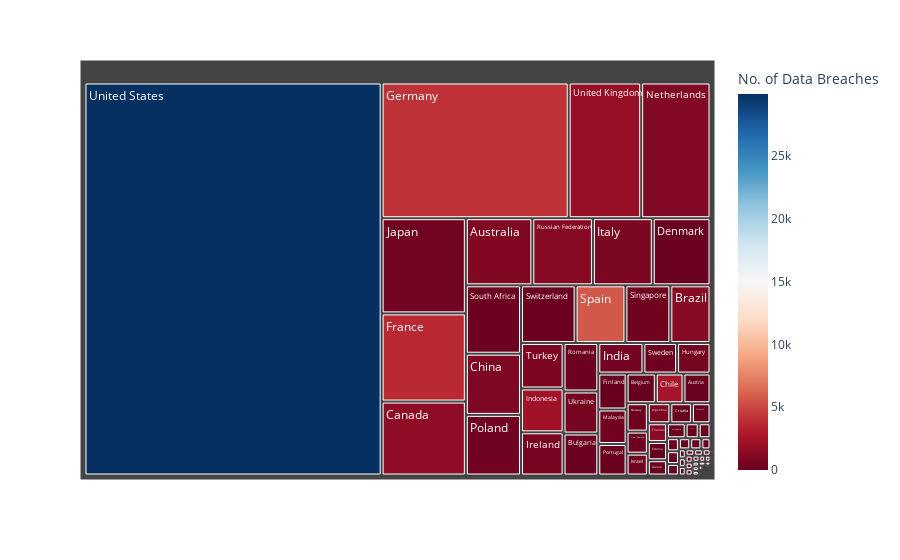

Here is the notebook cell this chart was saved with:
### Code cell
fig = px.treemap(server_data_breach, path=['Country'], values='No.of Secure Servers',
                  color='No. of Data Breaches', hover_data=['Country'],
                  color_continuous_scale='RdBu',
                  )
fig.show()

### Figure 1 — Plotly figure (JSON) as saved in the notebook; plotly's stock layout.template omitted (floating-point values rounded to 4 significant figures; data arrays with more than 128 entries replaced by an {"elided": "..."} marker saying what was removed)
{"data": [{"branchvalues": "total", "customdata": {"elided": "102x2 mixed values"}, "domain": {"x": [0, 1], "y": [0, 1]}, "hovertemplate": "Country=%{customdata[0]}<br>No. of Data Breaches=%{color}<br>labels=%{label}<br>No.of Secure Servers=%{value}<br>parent=%{parent}<br>id=%{id}<extra></extra>", "ids": ["Algeria", "Argentina", "Armenia", "Australia", "Austria", "Bangladesh", "Belarus", "Belgium", "Bhutan", "Bolivia", "Bosnia and Herzegovina", "Botswana", "Brazil", "Brunei Darussalam", "Bulgaria", "Burkina Faso", "Cameroon", "Canada", "Chile", "China", "Costa Rica", "Croatia", "Cyprus", "Denmark", "Ecuador", "El Salvador", "Estonia", "Ethiopia", "Finland", "France", "Georgia", "Germany", "Ghana", "Greece", "Honduras", "Hungary", "Iceland", "India", "Indonesia", "Iraq", "Ireland", "Israel", "Italy", "Jamaica", "Japan", "Jordan", "Kazakhstan", "Kenya", "Kuwait", "Latvia", "Lithuania", "Madagascar", "Malawi", "Malaysia", "Maldives", "Mali", "Mauritius", "Mexico", "Moldova", "Mongolia", "Morocco", "Nepal", "Netherlands", "New Zealand", "Nicaragua", "Niger", "Nigeria", "Norway", "Oman", "Pakistan", "Panama", "Paraguay", "Peru", "Philippines", "Poland", "Portugal", "Puerto Rico", "Romania", "Russian Federation", "Rwanda", "Samoa", "Senegal", "Singapore", "Slovenia", "South Africa", "Spain", "Sri Lanka", "Sudan", "Sweden", "Switzerland", "Tajikistan", "Tanzania", "Thailand", "Togo", "Tunisia", "Turkey", "Uganda", "Ukraine", "United Kingdom", "United States", "Uruguay", "Vanuatu"], "labels": ["Algeria", "Argentina", "Armenia", "Australia", "Austria", "Bangladesh", "Belarus", "Belgium", "Bhutan", "Bolivia", "Bosnia and Herzegovina", "Botswana", "Brazil", "Brunei Darussalam", "Bulgaria", "Burkina Faso", "Cameroon", "Canada", "Chile", "China", "Costa Rica", "Croatia", "Cyprus", "Denmark", "Ecuador", "El Salvador", "Estonia", "Ethiopia", "Finland", "France", "Georgia", "Germany", "Ghana", "Greece", "Honduras", "Hungary", "Iceland", "India", "Indonesia", "Iraq", "Ireland", "Israel", "Italy", "Jamaica", "Japan", "Jordan", "Kazakhstan", "Kenya", "Kuwait", "Latvia", "Lithuania", "Madagascar", "Malawi", "Malaysia", "Maldives", "Mali", "Mauritius", "Mexico", "Moldova", "Mongolia", "Morocco", "Nepal", "Netherlands", "New Zealand", "Nicaragua", "Niger", "Nigeria", "Norway", "Oman", "Pakistan", "Panama", "Paraguay", "Peru", "Philippines", "Poland", "Portugal", "Puerto Rico", "Romania", "Russian Federation", "Rwanda", "Samoa", "Senegal", "Singapore", "Slovenia", "South Africa", "Spain", "Sri Lanka", "Sudan", "Sweden", "Switzerland", "Tajikistan", "Tanzania", "Thailand", "Togo", "Tunisia", "Turkey", "Uganda", "Ukraine", "United Kingdom", "United States", "Uruguay", "Vanuatu"], "marker": {"coloraxis": "coloraxis", "colors": [5, 848, 9, 1010, 94, 130, 52, 42, 22, 6, 24, 1, 1323, 21, 149, 2, 1, 1553, 2473, 909, 14, 101, 21, 164, 40, 10, 10, 3, 10, 3681, 27, 4088, 1, 116, 2, 603, 28, 531, 2272, 6, 641, 459, 858, 3, 491, 9, 103, 19, 2, 6, 90, 4, 15, 403, 2, 1, 3, 106, 7, 12, 12, 41, 1097, 191, 5, 1, 3, 195, 2, 34, 13, 12, 48, 17, 379, 124, 1, 231, 1266, 1, 3, 14, 352, 31, 246, 5665, 6, 11, 232, 179, 1, 3, 1430, 1, 83, 897, 1, 614, 1894, 29928, 5, 4]}, "name": "", "parents": ["", "", "", "", "", "", "", "", "", "", "", "", "", "", "", "", "", "", "", "", "", "", "", "", "", "", "", "", "", "", "", "", "", "", "", "", "", "", "", "", "", "", "", "", "", "", "", "", "", "", "", "", "", "", "", "", "", "", "", "", "", "", "", "", "", "", "", "", "", "", "", "", "", "", "", "", "", "", "", "", "", "", "", "", "", "", "", "", "", "", "", "", "", "", "", "", "", "", "", "", "", ""], "type": "treemap", "values": [2855, 83320, 989, 822020, 147681, 18712, 32440, 159673, 134, 1478, 6431, 301, 426560, 853, 268524, 50, 137, 1147057, 151206, 622142, 6029, 79937, 7578, 713512, 4538, 582, 64636, 160, 187523, 1367541, 8132, 4676435, 649, 54044, 717, 188120, 22843, 254032, 343412, 435, 338734, 85381, 740648, 451, 1476696, 1025, 25115, 11164, 1705, 27952, 51176, 143, 279, 180124, 270, 201, 9926, 28487, 10610, 5357, 10655, 5126, 1733183, 86339, 448, 11, 36082, 110946, 757, 23161, 8945, 1728, 8232, 9903, 616219, 164308, 1229, 310378, 749930, 449, 105, 272, 477674, 68476, 695336, 528944, 8937, 193, 189345, 580292, 249, 1537, 66225, 61, 3657, 356867, 864, 268976, 1811830, 21517004, 5432, 58]}], "layout": {"coloraxis": {"colorbar": {"title": {"text": "No. of Data Breaches"}}, "colorscale": [[0, "rgb(103,0,31)"], [0.1, "rgb(178,24,43)"], [0.2, "rgb(214,96,77)"], [0.3, "rgb(244,165,130)"], [0.4, "rgb(253,219,199)"], [0.5, "rgb(247,247,247)"], [0.6, "rgb(209,229,240)"], [0.7, "rgb(146,197,222)"], [0.8, "rgb(67,147,195)"], [0.9, "rgb(33,102,172)"], [1, "rgb(5,48,97)"]]}, "legend": {"tracegroupgap": 0}, "margin": {"t": 60}}}
